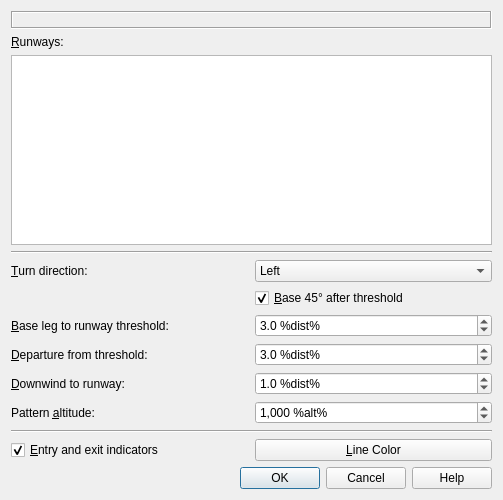
<?xml version="1.0" encoding="UTF-8"?>
<ui version="4.0">
 <class>PatternMarkerDialog</class>
 <widget class="QDialog" name="PatternMarkerDialog">
  <property name="geometry">
   <rect>
    <x>0</x>
    <y>0</y>
    <width>503</width>
    <height>500</height>
   </rect>
  </property>
  <property name="windowTitle">
   <string>Little Navmap - Add Airport Traffic Pattern</string>
  </property>
  <layout class="QGridLayout" name="gridLayout">
   <item row="12" column="1">
    <widget class="QPushButton" name="pushButtonTrafficPatternColor">
     <property name="text">
      <string>&amp;Line Color</string>
     </property>
    </widget>
   </item>
   <item row="5" column="1">
    <widget class="QComboBox" name="comboBoxTrafficPatternTurnDirection">
     <item>
      <property name="text">
       <string>Left</string>
      </property>
     </item>
     <item>
      <property name="text">
       <string>Right</string>
      </property>
     </item>
    </widget>
   </item>
   <item row="9" column="0">
    <widget class="QLabel" name="labelTrafficPatternDownwindDistance">
     <property name="text">
      <string>&amp;Downwind to runway:</string>
     </property>
     <property name="buddy">
      <cstring>doubleSpinBoxDownwindDistance</cstring>
     </property>
    </widget>
   </item>
   <item row="4" column="0" colspan="2">
    <widget class="Line" name="line">
     <property name="orientation">
      <enum>Qt::Horizontal</enum>
     </property>
    </widget>
   </item>
   <item row="6" column="1">
    <widget class="QCheckBox" name="checkBoxTrafficPattern45Degree">
     <property name="toolTip">
      <string>Ignore base leg to runway distance and calculate it using 45° from runway end to downwind leg</string>
     </property>
     <property name="text">
      <string>&amp;Base 45° after threshold</string>
     </property>
     <property name="checked">
      <bool>true</bool>
     </property>
    </widget>
   </item>
   <item row="11" column="0" colspan="2">
    <widget class="Line" name="line_2">
     <property name="orientation">
      <enum>Qt::Horizontal</enum>
     </property>
    </widget>
   </item>
   <item row="15" column="0" colspan="2">
    <widget class="QDialogButtonBox" name="buttonBoxTrafficPattern">
     <property name="orientation">
      <enum>Qt::Horizontal</enum>
     </property>
     <property name="standardButtons">
      <set>QDialogButtonBox::Cancel|QDialogButtonBox::Help|QDialogButtonBox::Ok</set>
     </property>
    </widget>
   </item>
   <item row="7" column="0">
    <widget class="QLabel" name="labelTrafficPatternBaseDistance">
     <property name="text">
      <string>&amp;Base leg to runway threshold:</string>
     </property>
     <property name="buddy">
      <cstring>doubleSpinBoxTrafficPatternBaseDistance</cstring>
     </property>
    </widget>
   </item>
   <item row="5" column="0">
    <widget class="QLabel" name="labelTrafficPatternTurnDirection">
     <property name="text">
      <string>&amp;Turn direction:</string>
     </property>
     <property name="buddy">
      <cstring>comboBoxTrafficPatternTurnDirection</cstring>
     </property>
    </widget>
   </item>
   <item row="10" column="1">
    <widget class="QSpinBox" name="spinBoxTrafficPatternAltitude">
     <property name="toolTip">
      <string>Pattern altitude above airport elevation</string>
     </property>
     <property name="showGroupSeparator" stdset="0">
      <bool>true</bool>
     </property>
     <property name="suffix">
      <string> %alt%</string>
     </property>
     <property name="minimum">
      <number>100</number>
     </property>
     <property name="maximum">
      <number>10000</number>
     </property>
     <property name="singleStep">
      <number>100</number>
     </property>
     <property name="value">
      <number>1000</number>
     </property>
    </widget>
   </item>
   <item row="0" column="0" colspan="2">
    <widget class="QLabel" name="labelTrafficPatternAirport">
     <property name="frameShape">
      <enum>QFrame::Box</enum>
     </property>
     <property name="frameShadow">
      <enum>QFrame::Sunken</enum>
     </property>
     <property name="text">
      <string/>
     </property>
     <property name="wordWrap">
      <bool>true</bool>
     </property>
     <property name="margin">
      <number>5</number>
     </property>
     <property name="textInteractionFlags">
      <set>Qt::LinksAccessibleByMouse|Qt::TextSelectableByMouse</set>
     </property>
    </widget>
   </item>
   <item row="1" column="0">
    <widget class="QLabel" name="labelTrafficPatternRunway">
     <property name="text">
      <string>&amp;Runways:</string>
     </property>
     <property name="buddy">
      <cstring>tableWidgetTrafficPatternRunway</cstring>
     </property>
    </widget>
   </item>
   <item row="12" column="0">
    <widget class="QCheckBox" name="checkBoxTrafficPatternEntryExit">
     <property name="toolTip">
      <string>Show arrows indicating recommended entry end exit paths</string>
     </property>
     <property name="text">
      <string>&amp;Entry and exit indicators</string>
     </property>
     <property name="checked">
      <bool>true</bool>
     </property>
    </widget>
   </item>
   <item row="7" column="1">
    <widget class="QDoubleSpinBox" name="doubleSpinBoxTrafficPatternBaseDistance">
     <property name="toolTip">
      <string>Distance from turn to final to runway end, 
i.e. length of the final segment</string>
     </property>
     <property name="showGroupSeparator" stdset="0">
      <bool>true</bool>
     </property>
     <property name="suffix">
      <string> %dist%</string>
     </property>
     <property name="decimals">
      <number>1</number>
     </property>
     <property name="minimum">
      <double>0.100000000000000</double>
     </property>
     <property name="maximum">
      <double>10.000000000000000</double>
     </property>
     <property name="singleStep">
      <double>0.100000000000000</double>
     </property>
     <property name="value">
      <double>3.000000000000000</double>
     </property>
    </widget>
   </item>
   <item row="10" column="0">
    <widget class="QLabel" name="labelTrafficPatternAltitude">
     <property name="text">
      <string>Pattern &amp;altitude:</string>
     </property>
     <property name="buddy">
      <cstring>spinBoxTrafficPatternAltitude</cstring>
     </property>
    </widget>
   </item>
   <item row="9" column="1">
    <widget class="QDoubleSpinBox" name="doubleSpinBoxDownwindDistance">
     <property name="toolTip">
      <string>Distance from runway to downwind leg</string>
     </property>
     <property name="showGroupSeparator" stdset="0">
      <bool>true</bool>
     </property>
     <property name="suffix">
      <string> %dist%</string>
     </property>
     <property name="decimals">
      <number>1</number>
     </property>
     <property name="minimum">
      <double>0.100000000000000</double>
     </property>
     <property name="maximum">
      <double>10.000000000000000</double>
     </property>
     <property name="singleStep">
      <double>0.100000000000000</double>
     </property>
     <property name="value">
      <double>1.000000000000000</double>
     </property>
    </widget>
   </item>
   <item row="2" column="0" colspan="2">
    <widget class="QTableWidget" name="tableWidgetTrafficPatternRunway">
     <property name="editTriggers">
      <set>QAbstractItemView::NoEditTriggers</set>
     </property>
     <property name="showDropIndicator" stdset="0">
      <bool>false</bool>
     </property>
     <property name="dragDropOverwriteMode">
      <bool>false</bool>
     </property>
     <property name="alternatingRowColors">
      <bool>true</bool>
     </property>
     <property name="selectionMode">
      <enum>QAbstractItemView::SingleSelection</enum>
     </property>
     <property name="selectionBehavior">
      <enum>QAbstractItemView::SelectRows</enum>
     </property>
     <property name="textElideMode">
      <enum>Qt::ElideNone</enum>
     </property>
     <property name="horizontalScrollMode">
      <enum>QAbstractItemView::ScrollPerPixel</enum>
     </property>
     <property name="showGrid">
      <bool>false</bool>
     </property>
     <property name="wordWrap">
      <bool>false</bool>
     </property>
     <property name="cornerButtonEnabled">
      <bool>false</bool>
     </property>
     <attribute name="horizontalHeaderVisible">
      <bool>true</bool>
     </attribute>
     <attribute name="horizontalHeaderMinimumSectionSize">
      <number>20</number>
     </attribute>
     <attribute name="horizontalHeaderStretchLastSection">
      <bool>true</bool>
     </attribute>
     <attribute name="verticalHeaderVisible">
      <bool>false</bool>
     </attribute>
    </widget>
   </item>
   <item row="8" column="0">
    <widget class="QLabel" name="labelTrafficPatternDepartureDistance">
     <property name="text">
      <string>&amp;Departure from threshold:</string>
     </property>
     <property name="buddy">
      <cstring>doubleSpinBoxTrafficPatternDepartureDistance</cstring>
     </property>
    </widget>
   </item>
   <item row="8" column="1">
    <widget class="QDoubleSpinBox" name="doubleSpinBoxTrafficPatternDepartureDistance">
     <property name="toolTip">
      <string>Distance from runway threshold to turn to crosswind. 
Measured from the start of the runway, i.e. the end of the final leg.</string>
     </property>
     <property name="showGroupSeparator" stdset="0">
      <bool>true</bool>
     </property>
     <property name="suffix">
      <string> %dist%</string>
     </property>
     <property name="decimals">
      <number>1</number>
     </property>
     <property name="minimum">
      <double>0.100000000000000</double>
     </property>
     <property name="maximum">
      <double>10.000000000000000</double>
     </property>
     <property name="singleStep">
      <double>0.100000000000000</double>
     </property>
     <property name="value">
      <double>3.000000000000000</double>
     </property>
    </widget>
   </item>
  </layout>
 </widget>
 <tabstops>
  <tabstop>tableWidgetTrafficPatternRunway</tabstop>
  <tabstop>comboBoxTrafficPatternTurnDirection</tabstop>
  <tabstop>checkBoxTrafficPattern45Degree</tabstop>
  <tabstop>doubleSpinBoxTrafficPatternBaseDistance</tabstop>
  <tabstop>doubleSpinBoxTrafficPatternDepartureDistance</tabstop>
  <tabstop>doubleSpinBoxDownwindDistance</tabstop>
  <tabstop>spinBoxTrafficPatternAltitude</tabstop>
  <tabstop>checkBoxTrafficPatternEntryExit</tabstop>
  <tabstop>pushButtonTrafficPatternColor</tabstop>
 </tabstops>
 <resources/>
 <connections/>
</ui>
